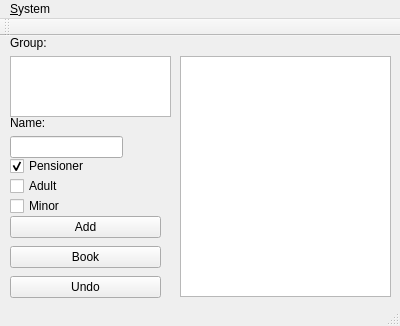
<?xml version="1.0" encoding="UTF-8"?>
<ui version="4.0">
 <class>MainWindow</class>
 <widget class="QMainWindow" name="MainWindow">
  <property name="geometry">
   <rect>
    <x>0</x>
    <y>0</y>
    <width>400</width>
    <height>326</height>
   </rect>
  </property>
  <property name="windowTitle">
   <string>MainWindow</string>
  </property>
  <widget class="QWidget" name="centralWidget">
   <widget class="QPushButton" name="btnBook">
    <property name="geometry">
     <rect>
      <x>10</x>
      <y>210</y>
      <width>151</width>
      <height>22</height>
     </rect>
    </property>
    <property name="text">
     <string>Book</string>
    </property>
   </widget>
   <widget class="QCheckBox" name="chkPensioner">
    <property name="geometry">
     <rect>
      <x>10</x>
      <y>120</y>
      <width>85</width>
      <height>20</height>
     </rect>
    </property>
    <property name="text">
     <string>Pensioner</string>
    </property>
    <property name="checked">
     <bool>true</bool>
    </property>
   </widget>
   <widget class="QCheckBox" name="chkMinor">
    <property name="geometry">
     <rect>
      <x>10</x>
      <y>160</y>
      <width>85</width>
      <height>20</height>
     </rect>
    </property>
    <property name="text">
     <string>Minor</string>
    </property>
   </widget>
   <widget class="QCheckBox" name="chkAdult">
    <property name="geometry">
     <rect>
      <x>10</x>
      <y>140</y>
      <width>85</width>
      <height>20</height>
     </rect>
    </property>
    <property name="text">
     <string>Adult</string>
    </property>
   </widget>
   <widget class="QLineEdit" name="edtName">
    <property name="geometry">
     <rect>
      <x>10</x>
      <y>100</y>
      <width>113</width>
      <height>22</height>
     </rect>
    </property>
   </widget>
   <widget class="QLabel" name="label">
    <property name="geometry">
     <rect>
      <x>10</x>
      <y>80</y>
      <width>59</width>
      <height>14</height>
     </rect>
    </property>
    <property name="text">
     <string>Name:</string>
    </property>
   </widget>
   <widget class="QLabel" name="label_2">
    <property name="geometry">
     <rect>
      <x>10</x>
      <y>0</y>
      <width>59</width>
      <height>14</height>
     </rect>
    </property>
    <property name="text">
     <string>Group:</string>
    </property>
   </widget>
   <widget class="QListWidget" name="lstGroup">
    <property name="geometry">
     <rect>
      <x>10</x>
      <y>20</y>
      <width>161</width>
      <height>61</height>
     </rect>
    </property>
   </widget>
   <widget class="QPushButton" name="btnAdd">
    <property name="geometry">
     <rect>
      <x>10</x>
      <y>180</y>
      <width>151</width>
      <height>22</height>
     </rect>
    </property>
    <property name="text">
     <string>Add</string>
    </property>
   </widget>
   <widget class="QTableView" name="tableView">
    <property name="geometry">
     <rect>
      <x>180</x>
      <y>20</y>
      <width>211</width>
      <height>241</height>
     </rect>
    </property>
   </widget>
   <widget class="QPushButton" name="btnUndo">
    <property name="geometry">
     <rect>
      <x>10</x>
      <y>240</y>
      <width>151</width>
      <height>22</height>
     </rect>
    </property>
    <property name="text">
     <string>Undo</string>
    </property>
   </widget>
   <widget class="QLabel" name="lblAuditorium">
    <property name="geometry">
     <rect>
      <x>180</x>
      <y>0</y>
      <width>59</width>
      <height>14</height>
     </rect>
    </property>
    <property name="text">
     <string>&lt;name&gt;</string>
    </property>
   </widget>
  </widget>
  <widget class="QMenuBar" name="menuBar">
   <property name="geometry">
    <rect>
     <x>0</x>
     <y>0</y>
     <width>400</width>
     <height>19</height>
    </rect>
   </property>
   <widget class="QMenu" name="menuSystem">
    <property name="title">
     <string>&amp;System</string>
    </property>
    <addaction name="actionQuit"/>
   </widget>
   <addaction name="menuSystem"/>
  </widget>
  <widget class="QToolBar" name="mainToolBar">
   <attribute name="toolBarArea">
    <enum>TopToolBarArea</enum>
   </attribute>
   <attribute name="toolBarBreak">
    <bool>false</bool>
   </attribute>
  </widget>
  <widget class="QStatusBar" name="statusBar"/>
  <action name="actionQuit">
   <property name="text">
    <string>&amp;Quit...</string>
   </property>
  </action>
 </widget>
 <layoutdefault spacing="6" margin="11"/>
 <resources/>
 <connections>
  <connection>
   <sender>btnBook</sender>
   <signal>clicked()</signal>
   <receiver>MainWindow</receiver>
   <slot>repaint()</slot>
   <hints>
    <hint type="sourcelabel">
     <x>79</x>
     <y>116</y>
    </hint>
    <hint type="destinationlabel">
     <x>199</x>
     <y>149</y>
    </hint>
   </hints>
  </connection>
  <connection>
   <sender>btnAdd</sender>
   <signal>clicked()</signal>
   <receiver>MainWindow</receiver>
   <slot>repaint()</slot>
   <hints>
    <hint type="sourcelabel">
     <x>85</x>
     <y>226</y>
    </hint>
    <hint type="destinationlabel">
     <x>199</x>
     <y>149</y>
    </hint>
   </hints>
  </connection>
  <connection>
   <sender>chkAdult</sender>
   <signal>clicked()</signal>
   <receiver>MainWindow</receiver>
   <slot>repaint()</slot>
   <hints>
    <hint type="sourcelabel">
     <x>52</x>
     <y>105</y>
    </hint>
    <hint type="destinationlabel">
     <x>199</x>
     <y>149</y>
    </hint>
   </hints>
  </connection>
  <connection>
   <sender>chkPensioner</sender>
   <signal>clicked()</signal>
   <receiver>MainWindow</receiver>
   <slot>repaint()</slot>
   <hints>
    <hint type="sourcelabel">
     <x>52</x>
     <y>85</y>
    </hint>
    <hint type="destinationlabel">
     <x>199</x>
     <y>149</y>
    </hint>
   </hints>
  </connection>
  <connection>
   <sender>chkMinor</sender>
   <signal>clicked()</signal>
   <receiver>MainWindow</receiver>
   <slot>repaint()</slot>
   <hints>
    <hint type="sourcelabel">
     <x>52</x>
     <y>125</y>
    </hint>
    <hint type="destinationlabel">
     <x>199</x>
     <y>149</y>
    </hint>
   </hints>
  </connection>
 </connections>
</ui>
